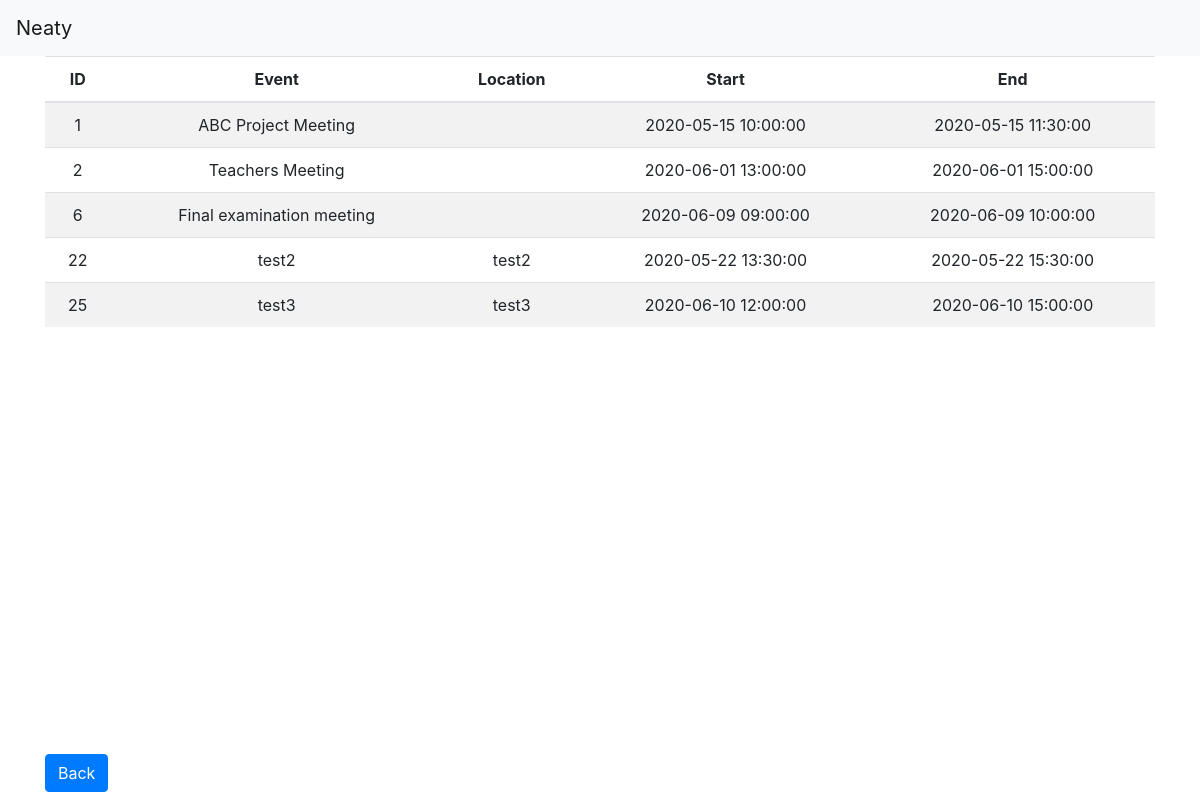
The app's page /index.php/users/search_keyword with its own data.
### tables this page shows
CREATE TABLE `events` (
  `event_id` int(10) NOT NULL,
  `title` varchar(100) NOT NULL,
  `location` varchar(200) NOT NULL,
  `start_date` datetime NOT NULL,
  `end_date` datetime NOT NULL
);

### application/controllers/Users.php (called while the page is built, shortened)
<?php
class Users extends CI_Controller
{
	public function __construct()
	{
		$this->load->view('templates/header');
		$this->load->model('Users_model');
	}
	function search_keyword(){
		$keyword = $this->input->post('keyword');
		$data['results'] = $this->users_model->search($keyword);
		$this->load->view('search_result', $data);
	}
}

### index.php (called while the page is built, shortened)
<?php
require_once BASEPATH.'core/CodeIgniter.php';

### application/models/Users_model.php (called while the page is built, shortened)
<?php if ( ! defined('BASEPATH')) exit('No direct script access allowed');
class Users_model extends CI_Model{
	function search($keyword){
		$this->db->like('title', $keyword);
		$query = $this->db->get('events');
		return $query->result();
	}
}

### application/views/search_result.php (the view, shortened to what this page needs)
<table class="table table-striped text-center">
	<thead>
		<tr>
			<th>ID</th>
			<th>Event</th>
			<th>Location</th>
			<th>Start</th>
			<th>End</th>
		</tr>
	</thead>
	<tbody>
	<?php foreach($results as $row){ ?>
		<tr>
			<td><?php echo $row->event_id?></td>
			<td><?php echo $row->title?></td>
			<td><?php echo $row->location?></td>
			<td><?php echo $row->start_date?></td>
			<td><?php echo $row->end_date?></td>
		</tr>
	<?php } ?>
	</tbody>
</table>
<div id="mainFooter" style="bottom:0; position: fixed;">
	<a class="btn btn-primary mb-2" style="text-align: center" href="javascript:history.back()">Back</a>
</div>

### application/views/templates/header.php (shortened to what this page needs)
<html lang="en">
<head>
	<link rel="stylesheet" href="<?php echo base_url(); ?>assets/css/bootstrap.min.css">
	<link rel="stylesheet" href="<?php echo base_url(); ?>assets/css/style.css">
</head>
<body>
	<nav class="navbar navbar-expand-lg navbar-light bg-light">
	<a class="navbar-brand" href="">Neaty</a>
</nav>
<div class="container">

### records on screen
events: event_id "1", title "ABC Project Meeting", start_date "2020-05-15 10:00:00", end_date "2020-05-15 11:30:00"
events: event_id "2", title "Teachers Meeting", start_date "2020-06-01 13:00:00", end_date "2020-06-01 15:00:00"
events: event_id "6", title "Final examination meeting", start_date "2020-06-09 09:00:00", end_date "2020-06-09 10:00:00"
events: event_id "22", title "test2", location "test2", start_date "2020-05-22 13:30:00", end_date "2020-05-22 15:30:00"
events: event_id "25", title "test3", location "test3", start_date "2020-06-10 12:00:00", end_date "2020-06-10 15:00:00"
